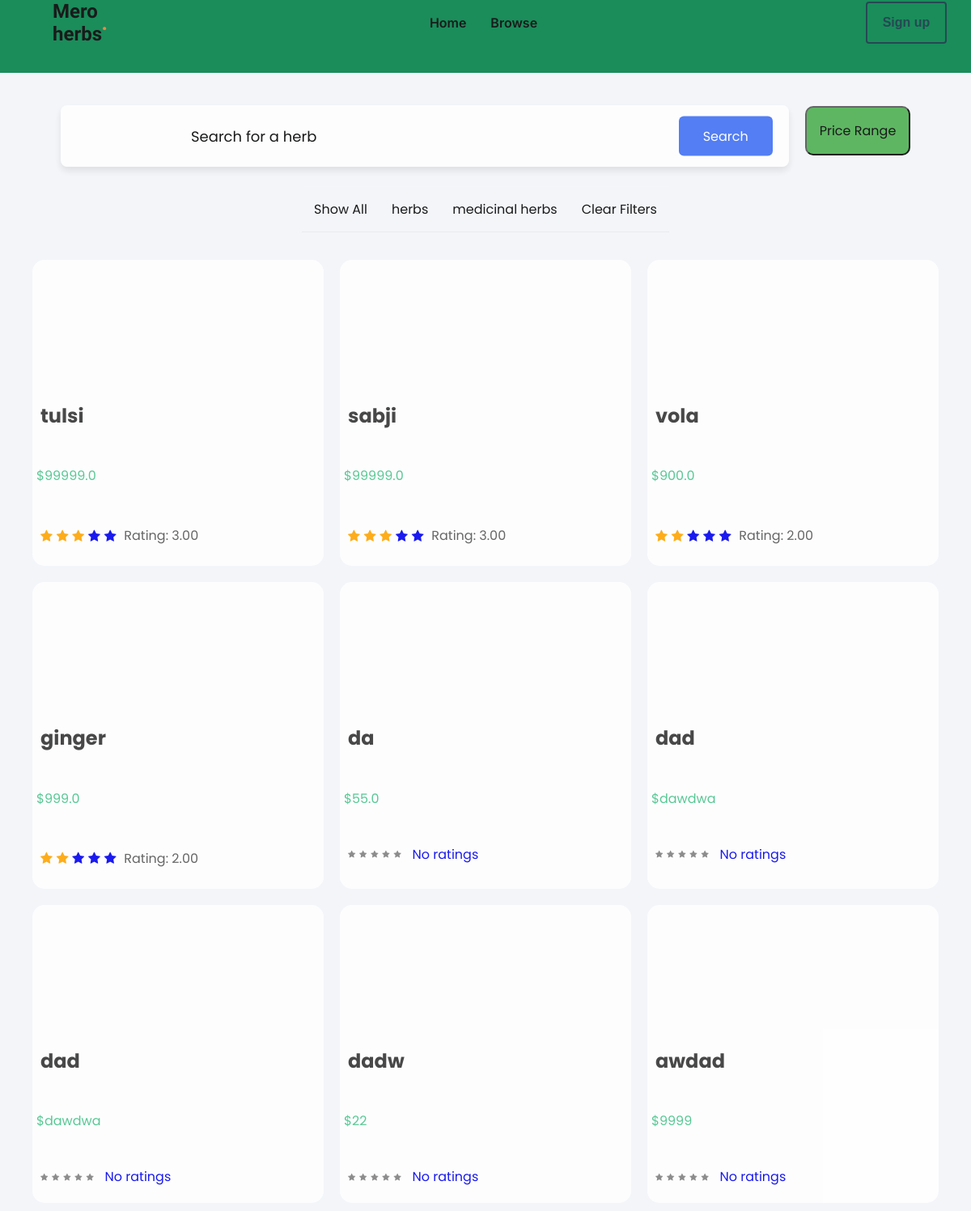
The app's page /products/browse/ with its own data.
### item/models.py (models this page shows, shortened)
class Category(models.Model):
    name = models.CharField(max_length=255)
    class Meta:
        ordering =('name',)
        verbose_name_plural='Categories'

class Item(models.Model):
    category = models.ForeignKey(Category, related_name='items', on_delete=models.CASCADE)
    name = models.CharField(max_length=255)
    scientific_name = models.CharField(max_length=255, default='')
    description = models.TextField(blank=True, null=True)
    usage_and_benefits = models.TextField(default='', blank=False, null=False)
    price = models.CharField(max_length=255)
    quantity_available = models.CharField(max_length=255)
    image = models.ImageField(upload_to='item_images', blank=True, null=True)
    is_sold = models.BooleanField(default=False)
    created_by = models.ForeignKey(User, related_name='items', on_delete=models.CASCADE)
    created_at = models.DateTimeField(auto_now_add=True)
    discount = models.DecimalField(max_digits=5, decimal_places=2, default=0)  # New field for discount
    discounted_price = models.DecimalField(max_digits=10, decimal_places=2, null=True, blank=True)
    def average_rating(self):
        avg_rating = review.objects.filter(item=self).aggregate(avg_rating=Avg('rating'))
        return avg_rating['avg_rating'] if avg_rating['avg_rating'] else 0

### item/views.py (the view, shortened to what this page needs)
# urls.py: path('browse/',views.browse,name='browse'),
def browse(request):
    query = request.GET.get('query', '')
    category_id= request.GET.get('category', 0)
    categories=Category.objects.all()
    items = Item.objects.filter(is_sold=False)
    price_min=request.GET.get('input-min',0)
    price_max=request.GET.get('input-max',0)
    for product in items:
            if product.discount > 0:
                print("discount")
                discounted_price = Decimal(product.price) * (1 - Decimal(product.discount) / 100)
                product.discounted_price = discounted_price
                print(discounted_price)
    items_with_images = []
    for product in items:
        item_image_gallery = ItemImageGallery.objects.filter(item=product).first()
        product_data = {
            'product': product,
            'image_url': item_image_gallery.images.first().image.url if item_image_gallery and item_image_gallery.images.exists() else None,
        }
        items_with_images.append(product_data)
    return render(request,'item/browse.html',{
        'items_with_images': items_with_images,
        'query': query,
        'categories': categories,
    })

### item/views.py (called while the page is built)
def is_valid_queryparam(param):
    return param != '' and param is not None and param !=0.0   #for price

### item/templates/item/browse.html (shortened to what this page needs)
<!DOCTYPE html>
{% load static %}
<html lang="en">
<head>
    <link rel="stylesheet" href="{% static 'browse.css' %}">
    <link rel="stylesheet" href="https://cdnjs.cloudflare.com/ajax/libs/font-awesome/4.7.0/css/font-awesome.min.css">
</head>
<body class="bg-gray-100 font-sans">
    {% include 'dashboard/navbar.html'%}
    <div class="maincontent">
        <div class="searchbar">
            <div class="input-box">
                <form method="get" action="{% url 'item:browse' %}" class="flex items-center w-full">
                    <input name="query" class="flex-grow py-4 px-4 sm:px-6 md:px-8 lg:px-10 xl:px-12 border rounded-xl" type="text" value="{{query}}" placeholder="Search for a herb">
                    <button class="btn">Search</button>
                </form>
            </div>
            <div class="dropdown">
                <button class="dropbtn">Price Range</button>
              </div>
        </div>
        <div class="filtercat">
            <ul>
                <li>
                    <a href="{% url 'item:browse' %}?query={{ query }}">Show All</a>
                </li>
                {% for category in categories %}
                    <li {% if category.id == category_id %} style="background-color: #f0f0f0;" {% endif %}>
                        <a href="{% url 'item:browse' %}?query={{ query }}&category={{ category.id }}">{{ category.name }}</a>
                    </li>
                {% endfor %}
                    <li>
                        <a href="{% url 'item:browse'%}" class="py-3 px-4 bg-yellow-500 text-lg rounded-xl text-white">Clear Filters</a>
                    </li>
            </ul>
        </div>
        <div class="container-card">
            {% for item in items_with_images %}
                <div class="card bg-herb-box rounded-xl mb-6">
                    <a href="{% url 'item:detail' item.product.id %}">
                        <div class="card-image" style="background-image: url('{{item.image_url}}');position: relative;">
                        </div>
                        <div style="display: flex; flex-flow: column wrap; gap: 1.2vh;">
                            <h2 class="text-xl text-black font-semibold" style="text-decoration: none;">{{ item.product.name }}</h2>
                            <p class="text-gray-500">
                              {% if item.product.discounted_price %}
                              <p style="text-decoration: none; color: hsl(152, 51%, 52%);">${{ item.product.discounted_price|floatformat:2 }}</p>
                              {% else %}
                              <p style="color: hsl(152, 51%, 52%);">${{ item.product.price }}</p>
                              {% endif %}
                            </p>
                            {% if item.product.average_rating %}
                                <div class="rating_showcase">
                                    {% for i in "12345" %}
                                        {% if i|add:"0" <= item.product.average_rating %}
                                            <i class="fa fa-star checked" id="check-star"></i>
                                        {% else %}
                                            <i class="fa fa-star" id="check-star"></i>
                                        {% endif %}
                                    {% endfor %}
                                    <p>Rating: {{ item.product.average_rating|floatformat:2 }}</p>
                                </div>
                            {% else %}
                                <div class="rating_showcase">
                                    <i class="fa fa-star" id="star"></i>
                                    <i class="fa fa-star" id="star"></i>
                                    <i class="fa fa-star" id="star"></i>
                                    <i class="fa fa-star" id="star"></i>
                                    <i class="fa fa-star" id="star"></i>
                                    &nbsp;<span>No ratings</span>
                                </div>
                            {% endif %}
                        </div>
                    </a>
                </div>
            {% endfor %}
        </div>
    </div>
</body>
</html>

### item/static/browse.css (style rules this page uses)
* { margin: 0; padding: 0; box-sizing: border-box; list-style: none; text-decoration: none; font-family: 'Josefin Sans', sans-serif; font-family: "Poppins", sans-serif; }
body { background-color: #f3f5f9; display: flex; flex-flow: column wrap; gap: 2vh; align-items: center; min-height: 100vh; }
.maincontent { display: flex; flex-flow: column wrap; margin-top: 50px; }
.maincontent { width: 100vw; display: flex; justify-content: space-between; }
.maincontent .filtercat ul { list-style: none; padding: 0; margin: 0; display: flex; }
.maincontent .filtercat ul li { display: flex; align-items: center; list-style: none; padding: 15px; justify-content: center; border-bottom: 1px solid #bdb8d7; border-bottom: 1px solid rgba(0,0,0,0.05); border-top: 1px solid rgba(255,255,255,0.05); }
.maincontent .filtercat ul li a { color: black; display: block; }
.maincontent { width: 100%; display: flex; flex-flow:column wrap; gap: 3vh; align-items: center }
.searchbar { width: 100%; justify-content: center; align-items: center ; display: flex; flex-wrap: wrap; gap: 20px; }
.input-box { position: relative; height: 76px; width: 900px; background: #fff; border-radius: 8px; box-shadow: 0 5px 10px rgba(0, 0, 0, 0.1); display: flex; margin-top: 3vh; }
.input-box i, .btn { position: absolute; top: 50%; transform: translateY(-50%); }
.input-box input { height: 100%; width: 100%; outline: none; font-size: 18px; font-weight: 400; border: none; padding: 0 155px 0 65px; background-color: transparent; }
.btn { right: 20px; font-size: 16px; font-weight: 400; color: #fff; border: none; padding: 12px 30px; border-radius: 6px; background-color: #4070f4; cursor: pointer; align-items: center; }
.container-card { display: flex; justify-content: center; flex-wrap: wrap; }
.card { background-color: white; width: 360px; margin: 10px; border-radius: 15px; overflow: hidden; transition: box-shadow 0.3s; }
.card-image { height: 150px; margin-bottom: 15px; background-size: cover; border-radius: 15px 15px 0 0; }
.card h2 { padding: 10px; gap: 10px; color: #333; }
.card p { padding: 5px; color: #555; text-align: left; }
.rating_showcase { display: flex; flex-flow: row wrap; align-items: center; gap: .3rem; margin-bottom: 10px; padding: 10px; }
.checked { color: #ffcc00; font-size: 16px; }
.dropdown { position: relative; margin-top: 10px; }
.dropbtn { background-color: #4CAF50; color:black; padding: 16px; font-size: 16px; border-radius: 10px; }

### dashboard/static/navbar.css (style rules this page uses)
::placeholder { text-align: center; color: black; }

### item/templates/item/browse.html (style rules this page uses)
.checked { color: orange; }
#star { font-size: 10px; color:grey; }
#check-star { font-size: 16px; }

### records on screen
Category: name "herbs"
Category: name "medicinal herbs"
Item: product.name "tulsi", product.price "99999.0", product.average_rating "3.00"
Item: product.name "sabji", product.price "99999.0", product.average_rating "3.00"
Item: product.name "vola", product.price "900.0", product.average_rating "2.00"
Item: product.name "ginger", product.price "999.0", product.average_rating "2.00"
Item: product.name "da", product.price "55.0", shows "No ratings"
Item: product.name "dad", product.price "dawdwa", shows "No ratings"
Item: product.name "dad", product.price "dawdwa", shows "No ratings"
Item: product.name "dadw", product.price "22", shows "No ratings"
Item: product.name "awdad", product.price "9999", shows "No ratings"
